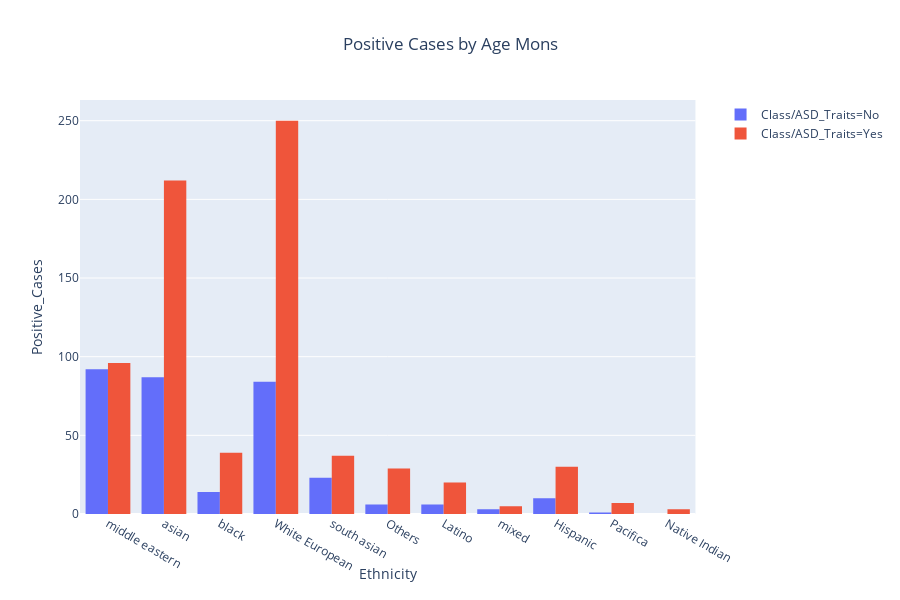

The notebook cell saved with this chart:
### Markdown cell above
### Gráfica de casos positivos de ASD por razas étnicas

Una vez analizados los casos positivos, los negativos, los que han dado positivo con familiares con antecedentes en ASD, el siguiente paso es comprobar los positivos y los negativos por raza étnica. A continuación se muestran los resultados obtenidos:

### Code cell
px.histogram(
    df,
    x="Ethnicity",
    barmode='group',
    color='Class/ASD_Traits',
    histfunc='sum',
    title='Positive Cases by Age Mons').update(layout=dict(title=dict(x=0.5),yaxis=dict(title='Positive_Cases')))

### Figure 1 — Plotly figure (JSON) as saved in the notebook; plotly's stock layout.template omitted (floating-point values rounded to 4 significant figures; data arrays with more than 128 entries replaced by an {"elided": "..."} marker saying what was removed)
{"data": [{"alignmentgroup": "True", "bingroup": "x", "histfunc": "sum", "hoverlabel": {"namelength": 0}, "hovertemplate": "Class/ASD_Traits=No<br>Ethnicity=%{x}<br>count=%{y}", "legendgroup": "Class/ASD_Traits=No", "marker": {"color": "#636efa"}, "name": "Class/ASD_Traits=No", "offsetgroup": "Class/ASD_Traits=No", "orientation": "v", "showlegend": true, "type": "histogram", "x": {"elided": "326 str values"}, "xaxis": "x", "yaxis": "y"}, {"alignmentgroup": "True", "bingroup": "x", "histfunc": "sum", "hoverlabel": {"namelength": 0}, "hovertemplate": "Class/ASD_Traits=Yes<br>Ethnicity=%{x}<br>count=%{y}", "legendgroup": "Class/ASD_Traits=Yes", "marker": {"color": "#EF553B"}, "name": "Class/ASD_Traits=Yes", "offsetgroup": "Class/ASD_Traits=Yes", "orientation": "v", "showlegend": true, "type": "histogram", "x": {"elided": "728 str values"}, "xaxis": "x", "yaxis": "y"}], "layout": {"barmode": "group", "height": 600, "legend": {"tracegroupgap": 0}, "title": {"text": "Positive Cases by Age Mons", "x": 0.5}, "xaxis": {"anchor": "y", "domain": [0, 0.98], "title": {"text": "Ethnicity"}}, "yaxis": {"anchor": "x", "domain": [0, 1], "title": {"text": "Positive_Cases"}}}}
